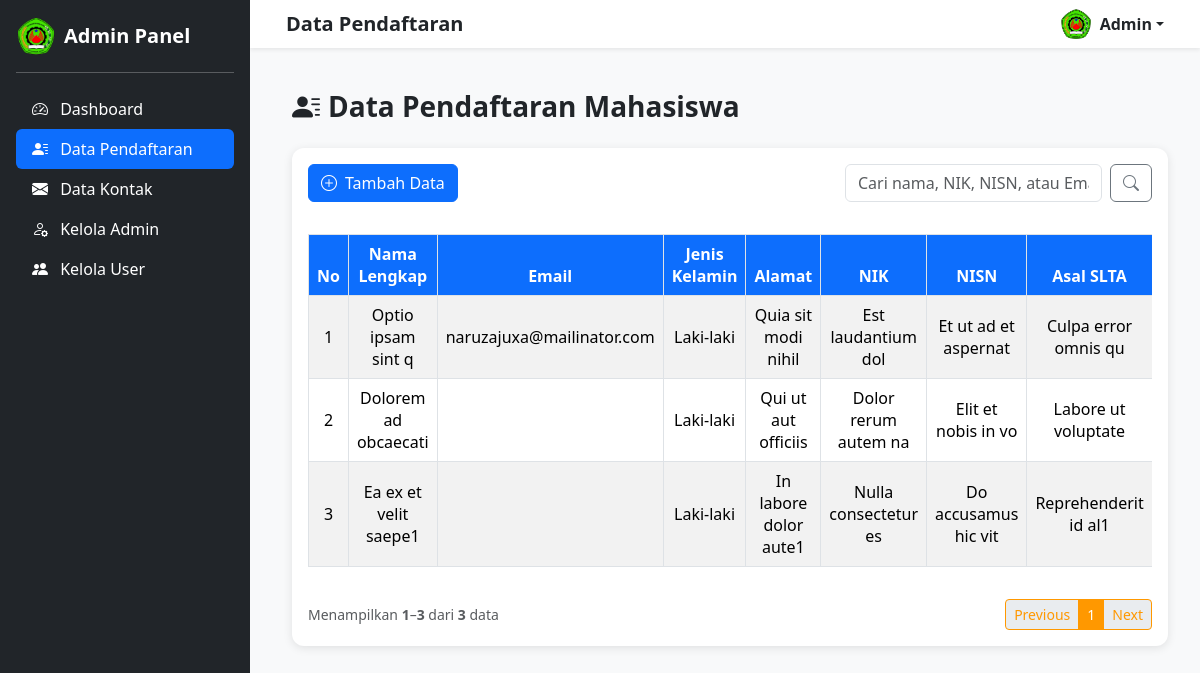
Screenshot of /data_pendaftaran.php with the database file from the repository.
### tables this page shows
CREATE TABLE `tb_pendaftaran` (
  `id_pendaftaran` int(11) NOT NULL,
  `nama_lengkap` varchar(100) DEFAULT NULL,
  `email` varchar(100) DEFAULT NULL,
  `jenis_kelamin` varchar(20) DEFAULT NULL,
  `alamat` text DEFAULT NULL,
  `nik` varchar(20) DEFAULT NULL,
  `nisn` varchar(20) DEFAULT NULL,
  `asal_slta` varchar(100) DEFAULT NULL,
  `program_studi` varchar(100) DEFAULT NULL,
  `rencana_kelas` varchar(50) DEFAULT NULL,
  `bukti_pembayaran` varchar(255) DEFAULT NULL,
  `tanggal_daftar` datetime DEFAULT current_timestamp(),
  `status_pendaftaran` enum('Pending','Diterima','Tidak Diterima') DEFAULT 'Pending'
);

### data_pendaftaran.php (the view, shortened to what this page needs)
<?php
include 'sidebar_admin.php';
include 'koneksi.php';
?>
<!DOCTYPE html>
<html lang="id">
<head>
    <link href="https://cdn.jsdelivr.net/npm/bootstrap@5.3.2/dist/css/bootstrap.min.css" rel="stylesheet">
    <link href="https://cdn.jsdelivr.net/npm/bootstrap-icons@1.11.1/font/bootstrap-icons.css" rel="stylesheet">
</head>
<body>
    <div class="content">
        <div class="container-fluid">
            <h3 class="fw-bold mb-4"><i class="bi bi-person-lines-fill me-2"></i>Data Pendaftaran Mahasiswa</h3>
            <div class="card">
                <div class="card-body">
                    <div class="d-flex justify-content-between mb-3">
                        <div>
                            <a href="pendaftaran_tambah.php" class="btn btn-primary">
                                <i class="bi bi-plus-circle me-2"></i>Tambah Data
                            </a>
                        </div>
                        <form method="GET" class="d-flex">
                            <input type="text" name="search" class="form-control me-2" placeholder="Cari nama, NIK, NISN, atau Email..."
                                   value="<?= isset($_GET['search']) ? htmlspecialchars($_GET['search']) : '' ?>">
                            <button class="btn btn-outline-secondary" type="submit"><i class="bi bi-search"></i></button>
                        </form>
                    </div>
                    <div class="table-responsive">
                        <table class="table table-bordered table-striped align-middle">
                            <thead>
                                <tr>
                                    <th>No</th>
                                    <th>Nama Lengkap</th>
                                    <th>Email</th>
                                    <th>Jenis Kelamin</th>
                                    <th>Alamat</th>
                                    <th>NIK</th>
                                    <th>NISN</th>
                                    <th>Asal SLTA</th>
                                </tr>
                            </thead>
                            <tbody>
                                <?php
                                $limit = 10;
                                $page = isset($_GET['page']) ? (int)$_GET['page'] : 1;
                                $offset = ($page - 1) * $limit;
                                $search = isset($_GET['search']) ? mysqli_real_escape_string($conn, $_GET['search']) : '';
                                $where = "";
                                $total_query = mysqli_query($conn, "SELECT COUNT(*) AS total FROM tb_pendaftaran $where");
                                $total_data = mysqli_fetch_assoc($total_query)['total'];
                                $total_pages = ceil($total_data / $limit);
                                $query = mysqli_query($conn, "SELECT * FROM tb_pendaftaran $where ORDER BY id_pendaftaran DESC LIMIT $offset, $limit");
                                $no = $offset + 1;
                                if (mysqli_num_rows($query) > 0) {
                                    while ($row = mysqli_fetch_assoc($query)) {
                                ?>
                                <tr>
                                    <td><?= $no++; ?></td>
                                    <td><?= htmlspecialchars($row['nama_lengkap']); ?></td>
                                    <td><?= htmlspecialchars($row['email']); ?></td>
                                    <td><?= htmlspecialchars($row['jenis_kelamin']); ?></td>
                                    <td><?= htmlspecialchars($row['alamat']); ?></td>
                                    <td><?= htmlspecialchars($row['nik']); ?></td>
                                    <td><?= htmlspecialchars($row['nisn']); ?></td>
                                    <td><?= htmlspecialchars($row['asal_slta']); ?></td>
                                </tr>
                                <?php
                                    }
                                } else {
                                    echo "<tr><td colspan='14' class='text-center text-muted'>Tidak ada data ditemukan.</td></tr>";
                                }
                                ?>
                            </tbody>
                        </table>
                    </div>
                    <?php
                    $start_data = ($page - 1) * $limit + 1;
                    $end_data = min($start_data + $limit - 1, $total_data);
                    ?>
                    <div class="d-flex justify-content-between align-items-center mt-3 flex-wrap">
                        <div class="text-muted small mb-2 mb-md-0">
                            Menampilkan <strong><?= $start_data ?></strong>–<strong><?= $end_data ?></strong> dari <strong><?= $total_data ?></strong> data
                        </div>
                        <nav>
                            <ul class="pagination pagination-sm mb-0">
                                <li class="page-item <?= ($page <= 1) ? 'disabled' : '' ?>">
                                    <a class="page-link" href="?page=<?= $page - 1 ?>&search=<?= urlencode($search) ?>">Previous</a>
                                </li>
                                <?php for ($i = 1; $i <= $total_pages; $i++): ?>
                                    <li class="page-item <?= ($page == $i) ? 'active' : '' ?>">
                                        <a class="page-link" href="?page=<?= $i ?>&search=<?= urlencode($search) ?>"><?= $i ?></a>
                                    </li>
                                <?php endfor; ?>
                                <li class="page-item <?= ($page >= $total_pages) ? 'disabled' : '' ?>">
                                    <a class="page-link" href="?page=<?= $page + 1 ?>&search=<?= urlencode($search) ?>">Next</a>
                                </li>
                            </ul>
                        </nav>
                    </div>
                </div>
            </div>
        </div>
    </div>
</body>
</html>

### data_pendaftaran.php (style rules this page uses)
body { background-color: #f8f9fa; }
.content { margin-left: 260px; padding: 90px 20px 20px 20px; }
.card { border: none; box-shadow: 0px 2px 10px rgba(0, 0, 0, 0.1); border-radius: 12px; }
.table th { background-color: #0d6efd; color: #fff; text-align: center; }
.table td { vertical-align: middle; text-align: center; }
.pagination .page-link { color: #ff9800; border-color: #ff9800; }
.pagination .page-item.active .page-link { background-color: #ff9800; border-color: #ff9800; color: white; }

### rows the page displays
tb_pendaftaran: nama_lengkap "Optio ipsam sint q", email "naruzajuxa@mailinator.com", jenis_kelamin "Laki-laki", alamat "Quia sit modi nihil", nik "Est laudantium dol", nisn "Et ut ad et aspernat", asal_slta "Culpa error omnis qu"
tb_pendaftaran: nama_lengkap "Dolorem ad obcaecati", jenis_kelamin "Laki-laki", alamat "Qui ut aut officiis", nik "Dolor rerum autem na", nisn "Elit et nobis in vo", asal_slta "Labore ut voluptate"
tb_pendaftaran: nama_lengkap "Ea ex et velit saepe1", jenis_kelamin "Laki-laki", alamat "In labore dolor aute1", nik "Nulla consectetur es", nisn "Do accusamus hic vit", asal_slta "Reprehenderit id al1"

### other values shown
$page_title "Data Pendaftaran"
$start_data "1"
$end_data "3"
$total_data "3"
